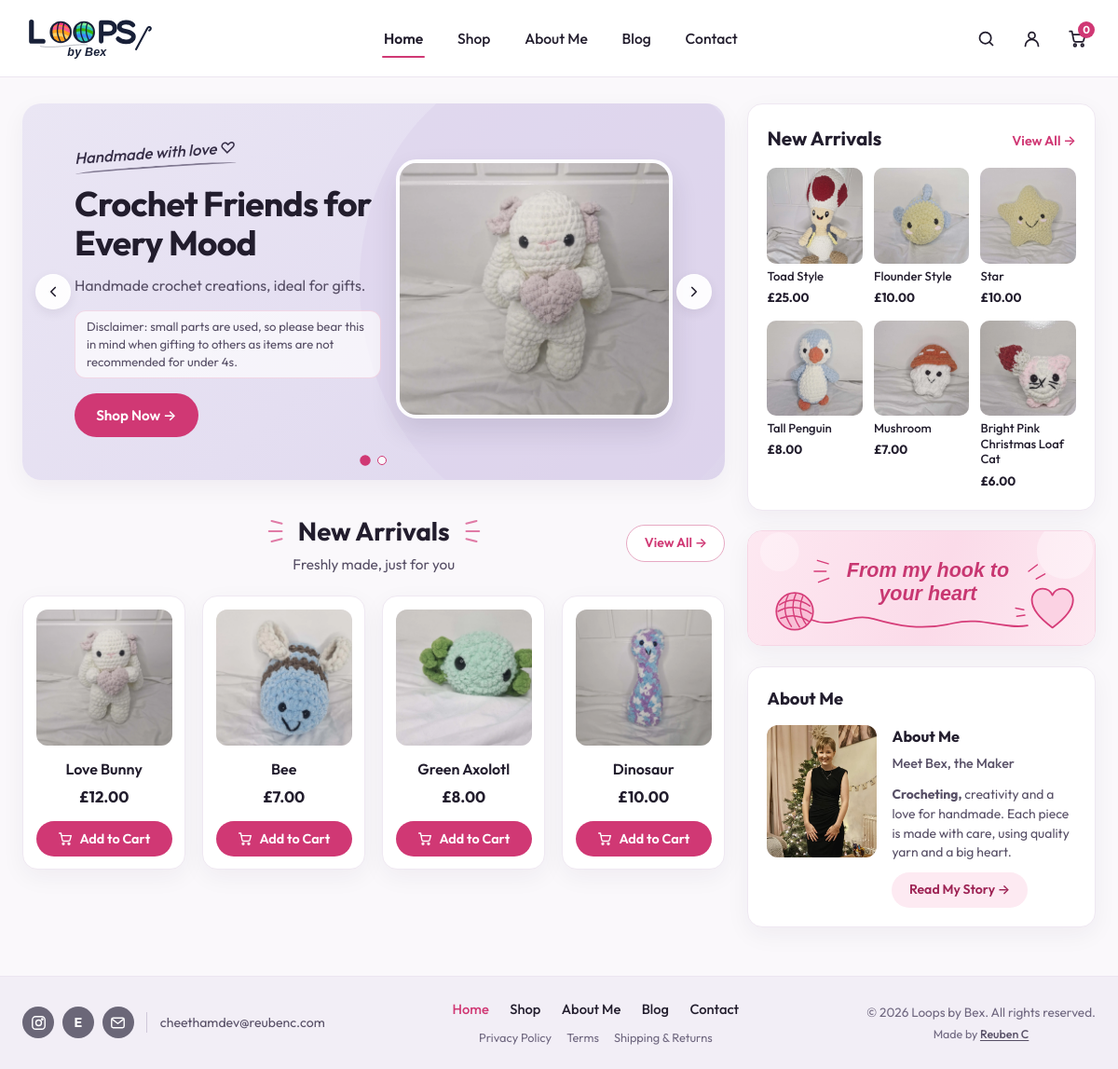
Before: / with the older database file.
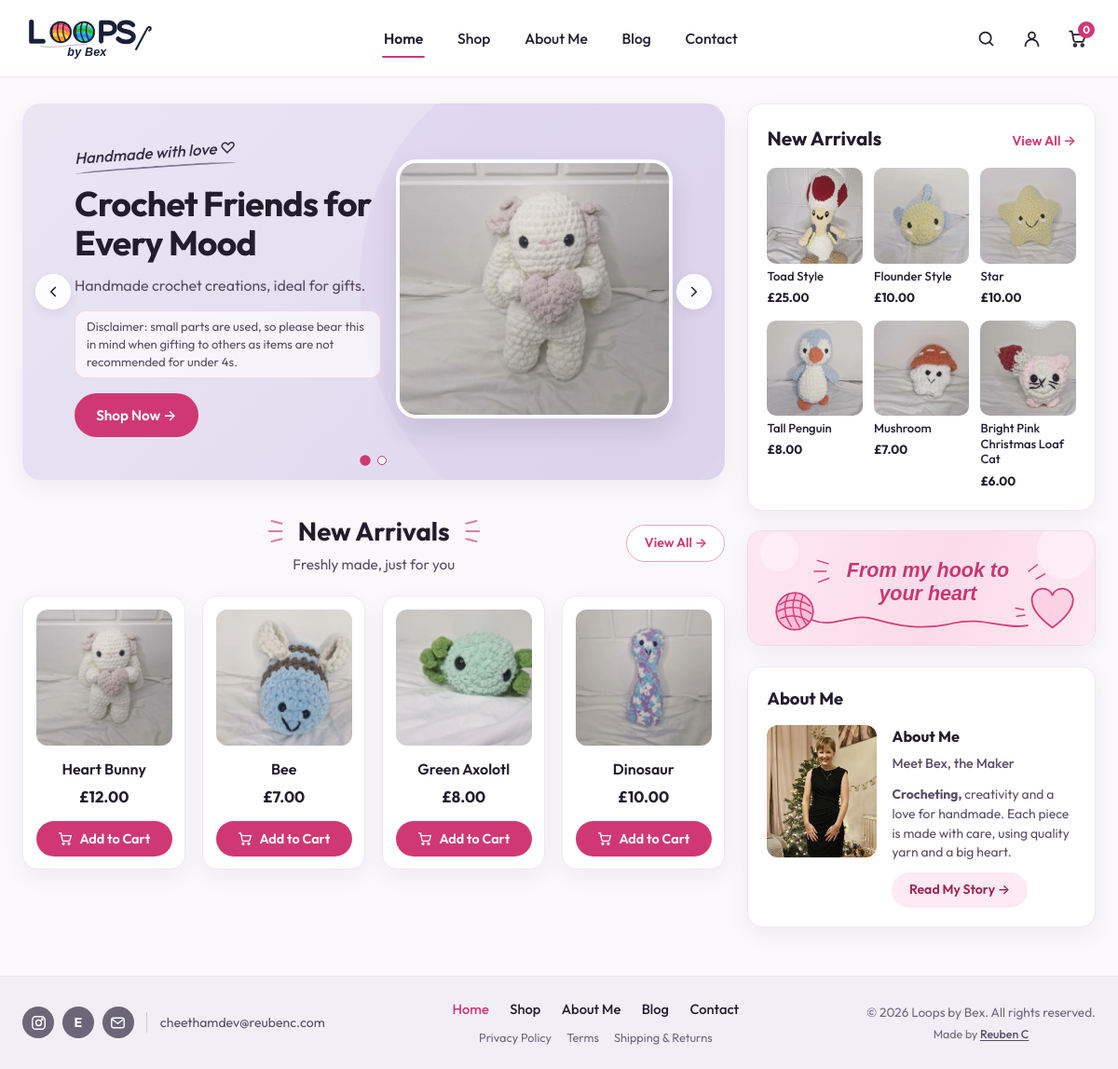
After: the same page with the newer database file.
### tables this page shows
CREATE TABLE IF NOT EXISTS products (
    id INT UNSIGNED AUTO_INCREMENT PRIMARY KEY,
    slug VARCHAR(120) NOT NULL,
    name VARCHAR(160) NOT NULL,
    category VARCHAR(80) NOT NULL DEFAULT 'Plushies',
    short_description VARCHAR(255) NOT NULL DEFAULT '',
    description TEXT NOT NULL,
    price_pence INT UNSIGNED NOT NULL DEFAULT 0,
    image_path VARCHAR(255) NOT NULL,
    side_image_path VARCHAR(255) NOT NULL DEFAULT '',
    stock_qty INT UNSIGNED NOT NULL DEFAULT 1,
    is_featured_main TINYINT(1) NOT NULL DEFAULT 0,
    is_featured_sidebar TINYINT(1) NOT NULL DEFAULT 0,
    is_active TINYINT(1) NOT NULL DEFAULT 1,
    sort_order INT UNSIGNED NOT NULL DEFAULT 0,
    created_at TIMESTAMP NOT NULL DEFAULT CURRENT_TIMESTAMP,
    UNIQUE KEY uq_products_slug (slug),
    KEY idx_products_active_sort (is_active, sort_order)
);

### includes/bootstrap.php (called while the page is built, shortened)
<?php
require_once __DIR__ . '/../config.php';
require_once __DIR__ . '/security.php';
if (is_file(__DIR__ . '/catalog.php')) {
    require_once __DIR__ . '/catalog.php';
}
function e(mixed $value): string
{
    return htmlspecialchars((string) $value, ENT_QUOTES | ENT_SUBSTITUTE, 'UTF-8');
}
function format_gbp(int $pence): string
{
    $negative = $pence < 0;
    $abs = abs($pence);
    return ($negative ? '-' : '') . '£' . number_format($abs / 100, 2, '.', ',');
}

### includes/catalog.php (called while the page is built, shortened)
<?php
function hidden_product_slugs(): array
{
    return [
        'elephant-dog-bandana',
        'emoji-dog-bandana',
        'jungle-blue-dog-bandana',
        'jungle-pink-dog-bandana',
        'swan-dog-bandana',
    ];
}
function get_all_products(?PDO $pdo): array
{
    $defaultsBySlug = [];
    foreach (default_placeholder_products() as $item) {
        $defaultsBySlug[$item['slug']] = $item;
    }
    if ($pdo instanceof PDO) {
        try {
            $hiddenSlugs = hidden_product_slugs();
            $hiddenPlaceholders = implode(', ', array_fill(0, count($hiddenSlugs), '?'));
            $stmt = $pdo->prepare(
                "SELECT * FROM products
                 WHERE is_active = 1
                   AND slug NOT LIKE 'placeholder-%'
                   AND slug NOT IN ($hiddenPlaceholders)
                 ORDER BY sort_order ASC, id ASC"
            );
            $stmt->execute($hiddenSlugs);
            $rows = $stmt->fetchAll();
            if (!empty($rows)) {
                return array_map(static function (array $row) use ($defaultsBySlug): array {
                    $slug = (string) ($row['slug'] ?? '');
                    $fallbackSide = $defaultsBySlug[$slug]['side_image_path'] ?? '';
                    $row['id'] = (int) $row['id'];
                    $row['price_pence'] = (int) $row['price_pence'];
                    $row['stock_qty'] = (int) $row['stock_qty'];
                    $row['is_featured_main'] = (int) $row['is_featured_main'];
                    $row['is_featured_sidebar'] = (int) $row['is_featured_sidebar'];
                    $row['side_image_path'] = trim((string) ($row['side_image_path'] ?? '')) !== ''
                        ? (string) $row['side_image_path']
                        : $fallbackSide;
                    $row['color_options'] = $defaultsBySlug[$slug]['color_options'] ?? [];
                    $makerNote = (string) ($defaultsBySlug[$slug]['maker_note'] ?? '');
                    $row['maker_note'] = $makerNote;
                    if ($makerNote !== '' && isset($defaultsBySlug[$slug]['description'])) {
                        $row['short_description'] = $defaultsBySlug[$slug]['short_description'];
                        $row['description'] = $defaultsBySlug[$slug]['description'];
                    }
                    return $row;
                }, $rows);
            }
        } catch (PDOException $e) {
            if (!str_contains(strtolower($e->getMessage()), 'no such table')) {
                error_log('catalog query fallback: ' . $e->getMessage());
            }
        }
    }
    return default_placeholder_products();
}
function get_featured_main_products(?PDO $pdo, int $limit = 4): array
{
    $all = get_all_products($pdo);
    $featured = array_values(array_filter($all, static fn(array $p): bool => (int) ($p['is_featured_main'] ?? 0) === 1));
    return array_slice($featured, 0, $limit);
}
function get_featured_sidebar_products(?PDO $pdo, int $limit = 6): array
{
    $all = get_all_products($pdo);
    $sidebar = array_values(array_filter($all, static fn(array $p): bool => (int) ($p['is_featured_sidebar'] ?? 0) === 1));
    return array_slice($sidebar, 0, $limit);
}
function product_is_sold(array $product): bool
{
    return (int) ($product['stock_qty'] ?? 0) <= 0;
}

### pages/index.php (the view, shortened to what the rows shown need)
<?php
require_once __DIR__ . '/../includes/bootstrap.php';
$mainArrivals = get_featured_main_products($pdo, 4);
$sidebarArrivals = get_featured_sidebar_products($pdo, 6);
$heroSlides = [
    [
        'tagline' => 'Handmade with love ♡',
        'heading' => 'Crochet Friends for Every Mood',
        'description' => 'Handmade crochet creations, ideal for gifts.',
        'disclaimer' => 'Disclaimer: small parts are used, so please bear this in mind when gifting to others as items are not recommended for under 4s.',
        'cta_label' => 'Shop Now →',
        'cta_href' => '/shop',
        'image' => '/assets/love-bunny.webp',
        'image_alt' => 'Handmade white crochet Heart Bunny holding a pastel pink heart',
        'is_h1' => true,
    ],
    [
        'tagline' => 'Crafted stitch by stitch ♡',
        'heading' => 'The Story Behind Every Loop',
        'description' => 'Read Bex’s blurb to discover the love behind her loops.',
        'disclaimer' => '',
        'cta_label' => 'Read My Story →',
        'cta_href' => '/about',
        'image' => '/assets/bee.webp',
        'image_alt' => 'Handmade chunky blue and brown striped crochet bumblebee',
        'is_h1' => false,
    ],
];
$totalSlides = count($heroSlides);
require_once __DIR__ . '/../partials/header.php';
?>
<main class="site-main" id="main-content" tabindex="-1">
    <div class="site-container home-layout-grid">
        <div class="home-primary-col">
            <section class="hero-carousel"
                     data-carousel
                     role="region"
                     aria-roledescription="carousel"
                     aria-label="Featured Loops By Bex highlights">
                <div class="hero-slides">
                    <?php foreach ($heroSlides as $index => $slide): ?>
                        <?php $isActiveSlide = ($index === 0); ?>
                        <div class="hero-slide<?php echo $isActiveSlide ? ' is-active' : ''; ?>"
                             data-carousel-slide="<?php echo (int) $index; ?>"
                             role="group"
                             aria-roledescription="slide"
                             aria-label="<?php echo ($index + 1) . ' of ' . $totalSlides; ?>"
                             aria-hidden="<?php echo $isActiveSlide ? 'false' : 'true'; ?>"
                             <?php echo $isActiveSlide ? '' : 'inert'; ?>>
                            <div class="hero-copy">
                                <?php if ($slide['is_h1']): ?>
                                    <h1 class="hero-heading"><?php echo e($slide['heading']); ?></h1>
                                <?php else: ?>
                                    <h2 class="hero-heading"><?php echo e($slide['heading']); ?></h2>
                                <?php endif; ?>
                            </div>
                        </div>
                    <?php endforeach; ?>
                </div>
            </section>
            <section class="section-new-arrivals" aria-labelledby="new-arrivals-heading">
                <div class="arrivals-header">
                    <div class="arrivals-title-group">
                        <h2 class="sparkle-heading" id="new-arrivals-heading">
                            <svg class="sparkle-rays" viewBox="0 0 24 28" fill="none" stroke="currentColor" stroke-width="2.2" stroke-linecap="round" aria-hidden="true" focusable="false">
                                <line x1="18" y1="5" x2="6" y2="2"></line>
                                <line x1="18" y1="14" x2="3" y2="14"></line>
                                <line x1="18" y1="23" x2="6" y2="26"></line>
                            </svg>
                            <span>New Arrivals</span>
                            <svg class="sparkle-rays" viewBox="0 0 24 28" fill="none" stroke="currentColor" stroke-width="2.2" stroke-linecap="round" aria-hidden="true" focusable="false">
                                <line x1="6" y1="5" x2="18" y2="2"></line>
                                <line x1="6" y1="14" x2="21" y2="14"></line>
                                <line x1="6" y1="23" x2="18" y2="26"></line>
                            </svg>
                        </h2>
                    </div>
                </div>
                <div class="product-grid-4">
                    <?php foreach ($mainArrivals as $product): ?>
                        <?php $isSold = product_is_sold($product); ?>
                        <article class="product-card<?php echo $isSold ? ' is-sold' : ''; ?>">
                            <a href="/product?slug=<?php echo urlencode($product['slug']); ?>" class="product-card-media<?php echo $isSold ? ' is-sold' : ''; ?>" tabindex="-1" aria-hidden="true">
                                <img src="<?php echo e($product['image_path']); ?>" alt="" width="320" height="256" loading="lazy">
                            </a>
                            <h3 class="product-card-title">
                                <a href="/product?slug=<?php echo urlencode($product['slug']); ?>"><?php echo e($product['name']); ?><?php echo $isSold ? ' — SOLD' : ''; ?></a>
                            </h3>
                            <p class="product-card-price"><?php echo e(format_gbp((int) $product['price_pence'])); ?></p>
                            <?php if ($isSold): ?>
                                <p class="product-sold-note"><?php echo e(product_sold_message($product)); ?></p>
                            <?php else: ?>
                                <form action="/cart-action.php" method="POST" class="product-card-form">
                                    <button type="submit" class="btn btn-primary" aria-label="Add <?php echo e($product['name']); ?> to cart">
                                        <span>Add to Cart</span>
                                    </button>
                                </form>
                            <?php endif; ?>
                        </article>
                    <?php endforeach; ?>
                </div>
            </section>
        </div>
        <aside class="home-sidebar-col" aria-label="Store highlights and maker story">
            <section class="sidebar-card" aria-labelledby="sidebar-arrivals-heading">
                <div class="sidebar-card-header">
                    <h2 id="sidebar-arrivals-heading">New Arrivals</h2>
                </div>
                <div class="sidebar-arrivals-grid">
                    <?php foreach ($sidebarArrivals as $item): ?>
                        <?php $itemIsSold = product_is_sold($item); ?>
                        <a href="/product?slug=<?php echo urlencode($item['slug']); ?>"
                           class="mini-product-card<?php echo $itemIsSold ? ' is-sold' : ''; ?>"
                           aria-label="<?php echo e($item['name'] . ($itemIsSold ? ', sold' : '') . ', ' . format_gbp((int) $item['price_pence'])); ?>">
                            <div class="mini-product-thumb<?php echo $itemIsSold ? ' is-sold' : ''; ?>">
                                <img src="<?php echo e($item['image_path']); ?>" alt="" width="160" height="160" loading="lazy">
                            </div>
                            <span class="mini-product-name"><?php echo e($item['name']); ?></span>
                            <span class="mini-product-price"><?php echo e(format_gbp((int) $item['price_pence'])); ?></span>
                        </a>
                    <?php endforeach; ?>
                </div>
            </section>
            <section class="sidebar-card about-preview-card" aria-labelledby="about-preview-heading">
                <h2 class="about-card-heading" id="about-preview-heading">About Me</h2>
            </section>
        </aside>
    </div>
</main>
<?php require_once __DIR__ . '/../partials/footer.php'; ?>

Changed rows visible on the page:
changed products: name "Love Bunny" → "Heart Bunny"
